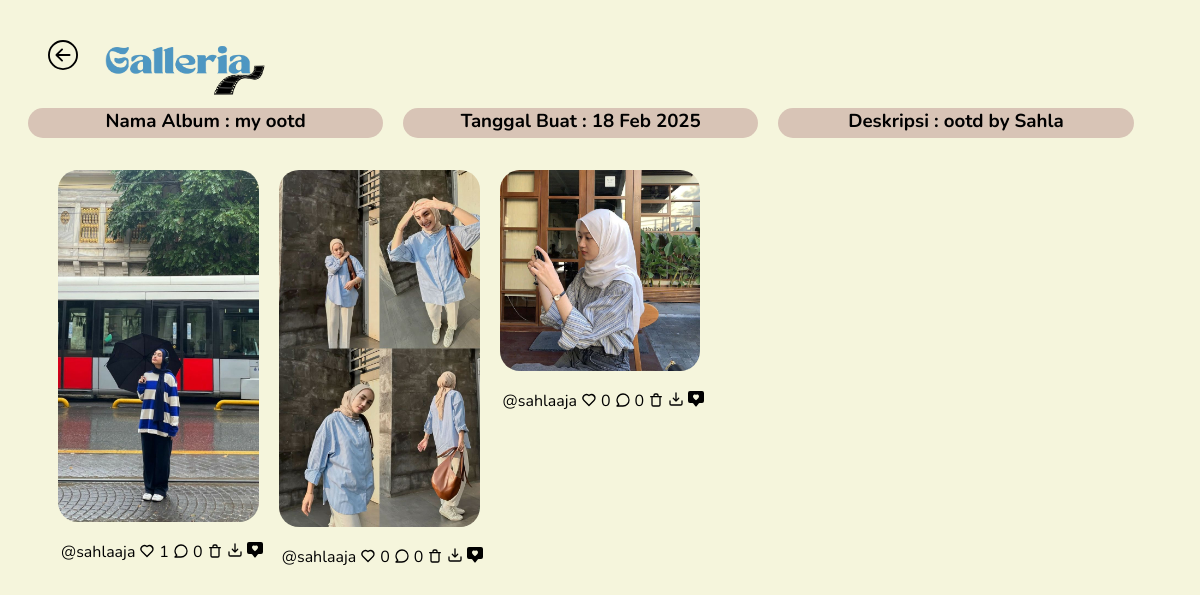
/detail_album.php?id=1 (signed in), run on the app's committed database.
### tables this page shows
CREATE TABLE `album` (
  `album_id` int(11) NOT NULL,
  `nama_album` varchar(255) NOT NULL,
  `deskripsi` text NOT NULL,
  `tanggal_buat` date NOT NULL,
  `user_id` int(11) NOT NULL
);

CREATE TABLE `foto` (
  `foto_id` int(11) NOT NULL,
  `judul_foto` varchar(255) NOT NULL,
  `deskripsi` text NOT NULL,
  `tanggal_unggah` date NOT NULL,
  `lokasi_file` varchar(255) NOT NULL,
  `album_id` int(11) NOT NULL,
  `user_id` int(11) NOT NULL
);

CREATE TABLE `user` (
  `user_id` int(11) NOT NULL,
  `role_id` int(11) NOT NULL,
  `username` varchar(255) NOT NULL,
  `password` varchar(255) NOT NULL,
  `email` varchar(255) NOT NULL,
  `name` varchar(255) NOT NULL,
  `alamat` text NOT NULL,
  `foto_profil` varchar(255) NOT NULL,
  `verifikasi` int(11) NOT NULL
);

### detail_album.php (the view, shortened to what this page needs)
<?php
include "connection.php";
$id = $_SESSION['id'];
$album = $_GET['id'];
$data1 = mysqli_query($conn, "SELECT * FROM `album` INNER JOIN `user` ON `album`.`user_id` = `user`.`user_id`
WHERE `album`.`user_id` = $id AND `album`.`album_id` = $album");
$data2 = mysqli_query($conn, "SELECT * FROM `foto` INNER JOIN `album` ON `foto`.`album_id` = `album`.`album_id`
INNER JOIN `user` ON `foto`.`user_id` = `user`.`user_id`
WHERE `foto`.`user_id` = $id AND `foto`.`album_id` = $album");
$hasil = mysqli_fetch_assoc($data1);
if (!empty($hasil)) {
    $timestamp = strtotime($hasil['tanggal_buat']);
    $tanggal = date("d M Y", $timestamp);
}
?>
<!DOCTYPE html>
<html lang="en">
<head>
    <link rel="stylesheet" href="asset.css">
    <link rel="stylesheet" href="https://unicons.iconscout.com/release/v4.0.8/css/line.css">
</head>
<body>
    <div class="header">
        <a href="album.php" style="margin-left: 20px;"><img src="Asset/img/left.svg" class="left"></a>
        <img src="Asset/img/logo.png" class="logo1">
    </div>
    <?php if (!empty($hasil)) {
    ?>
        <div class="container">
            <div class="detail">
                <h3 style="margin-top : 0px;">Nama Album : <?php echo $hasil['nama_album'] ?></h3>
            </div>
            <div class="detail">
                <h3 style="margin-top : 0px;">Tanggal Buat : <?php echo $tanggal ?>
            </div>
            <div class="detail">
                <h3 style="margin-top : 0px;">Deskripsi : <?php echo $hasil['deskripsi'] ?>
            </div>
        </div>
        <br>
        <div class="card-container">
            <?php while ($row = mysqli_fetch_assoc($data2)) :
                $total = $row['foto_id'];
                $query_komentar_count = mysqli_query($conn, "SELECT COUNT(*) AS total_komentar FROM `komentar_foto` WHERE `foto_id` = $total");
                $row_komentar_count = mysqli_fetch_assoc($query_komentar_count);
                $total_komentar = $row_komentar_count['total_komentar'];
                $query_like_count = mysqli_query($conn, "SELECT COUNT(*) AS total_like FROM `like_foto` WHERE `foto_id` = $total");
                $row_like_count = mysqli_fetch_assoc($query_like_count);
                $total_like = $row_like_count['total_like'];
                $query_check = mysqli_query($conn, "SELECT * FROM `like_foto` WHERE `foto_id` = $total AND `user_id` = $id");
            ?>
                <div class="card_box">
                    <div class="card-foto">
                        <img src="Asset/img/<?php echo $row['lokasi_file'] ?>" class="img-fluid" style="max-width: 100%; height:auto; display:block; border-radius:20px;">
                    </div>
                    <center>
                        <table>
                            <tr>
                                <td>
                                    <p>@<?php echo $row['username'] ?></p>
                                </td>
                                <?php if ($is_like = mysqli_num_rows($query_check) > 0) { ?>
                                    <td><span><a href="like.php?id=<?php echo $row['foto_id'] ?>"><img src="Asset/icon/heart.png" width="16px" height="16px" class="icon"></a></span></td>
                                    <td><?php echo $total_like ?></td>
                                <?php } else { ?>
                                    <td><span><a href="like.php?id=<?php echo $row['foto_id'] ?>"><img src="Asset/icon/heart-alt.svg" width="16px" height="16px" class="icon"></a></span></td>
                                    <td><?php echo $total_like ?></td>
                                <?php } ?>
                                <td><span><a href="detail_foto.php?id=<?php echo $row['foto_id'] ?>"><img src="Asset/icon/comment.svg" width="16px" height="16px" class="icon"></a></span></td>
                                <td><?php echo $total_komentar ?></td>
                                <td><span><a href="delete.php?id=<?php echo $row['foto_id'] ?>" onclick="return confirm('Apakah anda yakin akan menghapus foto ini?')"><img src="Asset/icon/trash.svg" width="16px" height="16px" class="icon"></a></span></td>
                                <td><span><a href="unduh.php?file=<?php echo $row['lokasi_file']?>" onclick="return confirm('Apakah anda ingin mengunduh foto ini?')"><img src="Asset/icon/import.svg" width="16px" height="16px" title="Unduh" style="margin-top: 3px;"></a></span></td>
                                <td><img src="Asset/icon/elipsis.svg" width="16px" height="16px" title="Detail like" style="margin-top: 3px; cursor:pointer;" class="openModal" data-id="<?php echo $row['foto_id'] ?>"></td>
                            </tr>
                        </table>
                    </center>
                </div>
            <?php endwhile; ?>
    <?php } else {
    ?>
        <center><span class="badge-info" style=" margin-top:100px;"><i class="uil uil-exclamation-triangle" style="color : black; font-size : 36px;"></i> Anda belum memiliki Album, <a href="tambah_album.php">Buat disini</a> </span></center>
    <?php
    } ?>
    </div>
</body>
</html>

### asset.css (style rules this page uses)
* { font-family: 'Nunito', sans-serif; }
body { background-color: beige; }
.logo1 { width: 200px; height: 100px; }
.icon { cursor: pointer; margin-top: 5px; }
.left { width: 30px; height: 30px; }
.header { margin-left: 20px; display: flex; align-items: center; }
.card-container { column-count: 5; grid-template-columns: repeat(auto-fill, minmax(200px, 1fr)); grid-auto-flow: dense; height: auto; gap: 20px; padding-left: 50px; padding-right: 50px; }
.card-container .card_box { break-inside: avoid; }
.card-foto { width: 100%; height: auto; transition: filter 0.3s ease; cursor: pointer; padding-top: 10px; }
a { color: black; }
.container { display: flex; width: 100%; }
.detail { width: 30%; height: 30px; margin-left: 20px; background-color: #D8C4B6; border-radius: 100px; justify-content: center; text-align: center; display: inline-block; }

### data on the page
album: nama_album "my ootd", tanggal_buat "18 Feb 2025", deskripsi "ootd by Sahla"
foto: lokasi_file (picture), user.username "sahlaaja", total_like "1", total_komentar "0"
foto: lokasi_file (picture), user.username "sahlaaja", total_like "0", total_komentar "0"
foto: lokasi_file (picture), user.username "sahlaaja", total_like "0", total_komentar "0"
